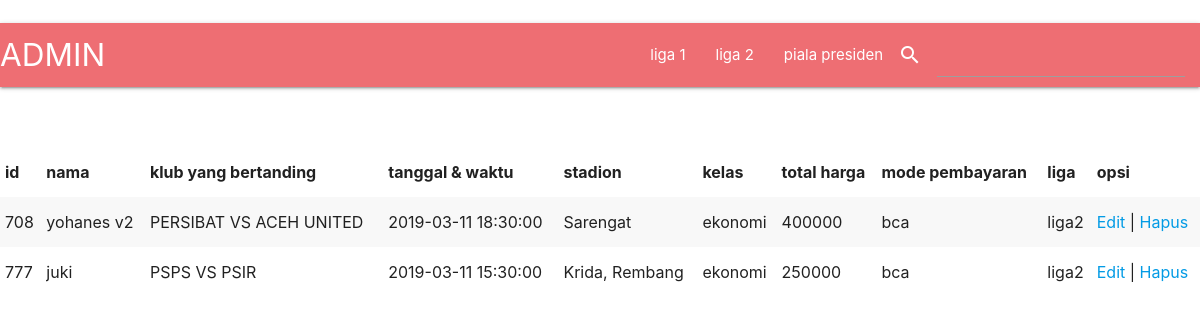
The page /cari2.php on the database its author committed.
### tables this page shows
CREATE TABLE `pemesanan` (
  `id` char(16) NOT NULL,
  `nama` varchar(100) NOT NULL,
  `klub_b` varchar(100) NOT NULL,
  `tanggal` datetime NOT NULL,
  `stadion` varchar(100) NOT NULL,
  `kelas` varchar(20) NOT NULL,
  `total` varchar(100) NOT NULL,
  `pembayaran` varchar(20) NOT NULL,
  `liga` varchar(100) NOT NULL
);

### cari2.php (the view, shortened to what this page needs)
<?php include 'koneksi.php';
$key = $_POST['cari'];
$result =mysqli_query($koneksi, "SELECT * FROM pemesanan WHERE nama LIKE '%$key%' AND liga='liga2'");
?>
<!DOCTYPE html>
<html>
<link rel="stylesheet"href="https://cdnjs.cloudflare.com/ajax/libs/materialize/1.0.0/css/materialize.min.css">
<head>
</head>
<body>
<form method="post" action="cari2.php">
 <nav>
    <div class="nav-wrapper">
      <a href="halaman_admin.php" class="brand-logo">ADMIN</a>
      <ul id="nav-mobile" class="right hide-on-med-and-down">
        <li><a href="halaman_admin1.php">liga 1</a></li>&emsp;
        <li><a href="halaman_admin2.php">liga 2</a></li>
        <li><a href="halaman_admin3.php">piala presiden</a></li>
        <i class="small material-icons left" >search</i>
         <li class="input-field"><input type="text" name="cari" required>
         </li>
      </ul>
    </div>
  </nav>
</form></br></br>
    <table class="striped">
    <thead>
    <tr>
        <th>id</th>
        <th>nama</th>
        <th>klub yang bertanding</th>
        <th>tanggal & waktu</th>
        <th>stadion</th>
        <th>kelas</th>
        <th>total harga</th>
        <th>mode pembayaran</th>
        <th>liga</th>
        <th>opsi</th>
    </tr>
    </thead>
    <tbody>
 		<?php
		while($data = mysqli_fetch_array($result)) {
				echo "<tr>";
            echo "<td>".$data['id']."</td>";
            echo "<td>".$data['nama']."</td>";
            echo "<td>".$data['klub_b']."</td>";
            echo "<td>".$data['tanggal']."</td>";
            echo "<td>".$data['stadion']."</td>";
            echo "<td>".$data['kelas']."</td>";
            echo "<td>".$data['total']."</td>";
            echo "<td>".$data['pembayaran']."</td>";
            echo "<td>".$data['liga']."</td>";
            echo "<td>";
            echo "<a href='edit_admin.php?id=".$data['id']."'>Edit</a> | ";
            echo "<a href='hapus.php?id=".$data['id']."'>Hapus</a>";
            echo "</td>";
            echo "</tr>";
			}
		?>
	</table>
                    </div></div></div></div></section></body></html>

### rows shown on the page
pemesanan: id "708", nama "yohanes v2", klub_b "PERSIBAT VS ACEH UNITED", tanggal "2019-03-11 18:30:00", stadion "Sarengat", kelas "ekonomi", total "400000", pembayaran "bca", liga "liga2"
pemesanan: id "777", nama "juki", klub_b "PSPS VS PSIR", tanggal "2019-03-11 15:30:00", stadion "Krida, Rembang", kelas "ekonomi", total "250000", pembayaran "bca", liga "liga2"
